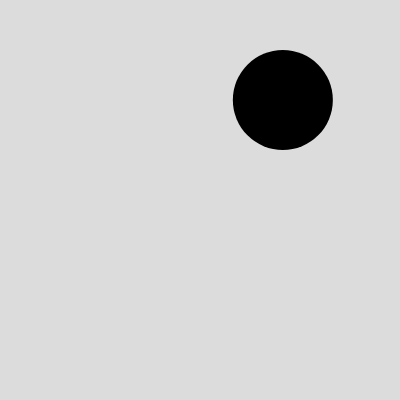
Frame 1 (no input)
Frame 60 (no input): identical to frame 1, image omitted
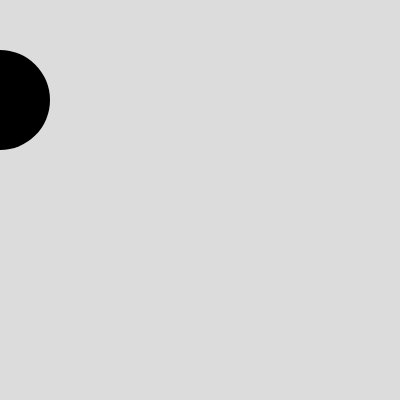
Frame 120 (the mouse pressed at the canvas centre since frame 60)

The p5.js sketch that drew these frames (run headless with seeded random() and noise() and a simulated clock; from frame 60 on, the mouse is pressed at the canvas centre):

// p5.js sketch
// ── sketch.js
function setup() {
  createCanvas(400, 400);
}

function draw() {
  background(220);
 for (let p = 100; p > 0; p -= 20) { 
    let d = dist(mouseX, mouseY, width / 2, height / 2); 
    if (d > (p - 20) / 2 && d < p / 2) { 
      strokeWeight(p)
      fill('orange'); 
      point(d, 100); 
    } else { 
      strokeWeight(p)
      fill(255); 
      point(d, 100); 
    } 
}
}
